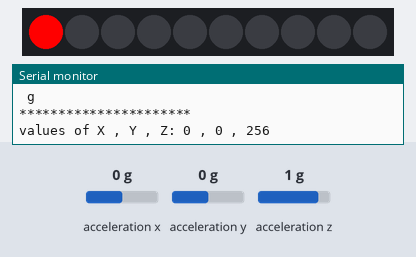
Bench run of a sketch on a simulated Arduino Uno, built with avr-gcc and run on an emulated ATmega328P. Shown: 10 RGB LEDs in strip order, left to right, the last lines printed to the serial monitor. Inputs (shaded band) come from the test bench; at power-on: acceleration z 1 g, acceleration x 0 g, acceleration y 0 g.

Above: at 1.2 s.
1.3 s: acceleration z set to 1.4 g
At 1.51 s:
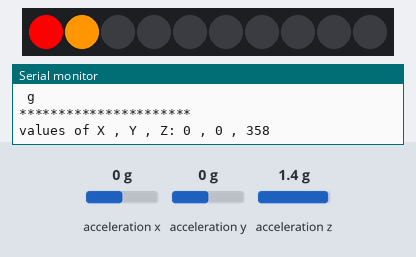
At 4.2 s:
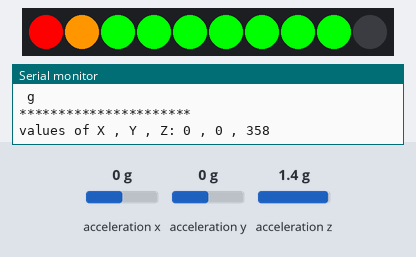
4.3 s: acceleration z set to 0.8 g
7.3 s: acceleration z set to 1.4 g
At 7.62 s:
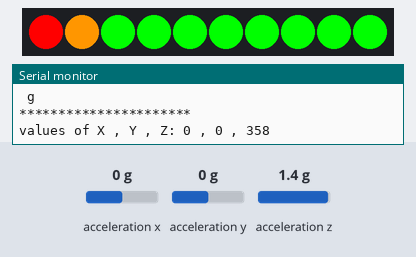
9.7 s: acceleration z set to -1.4 g
Timing chart, 0 to 12.2 s (numbered marks = the images above; inputs shaded):
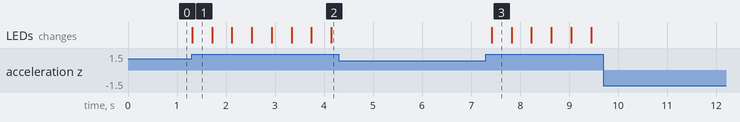

The sketch:

sketch_mar20b.ino
```cpp
#include <Wire.h>
#include <ADXL345.h>
#include <Grove_LED_Bar.h>

Grove_LED_Bar bar(9, 8, 0);
ADXL345 adxl;

int bits = 1;

void setup() {
  // put your setup code here, to run once:
  Serial.begin(9600);
  adxl.init();
  bar.begin();
  bar.setLevel(bits);
}

void loop() {
  // put your main code here, to run repeatedly:
  //Boring accelerometer stuff
    int x,y,z;
    adxl.readXYZ(&x, &y, &z); //read the accelerometer values and store them in variables  x,y,z
    // Output x,y,z values
    Serial.print("values of X , Y , Z: ");
    Serial.print(x);
    Serial.print(" , ");
    Serial.print(y);
    Serial.print(" , ");
    Serial.println(z);

    if(z > 300){
      bits++;
      if(bits == 11){
        bits = 0;
      }
      bar.setLevel(bits);
      delay(300);
    }
    Serial.println(bits);

    double xyz[3];
    double ax,ay,az;
    adxl.getAcceleration(xyz);
    ax = xyz[0];
    ay = xyz[1];
    az = xyz[2];
    Serial.print("X=");
    Serial.print(ax);
    Serial.println(" g");
    Serial.print("Y=");
    Serial.print(ay);
    Serial.println(" g");
    Serial.print("Z=");
    Serial.println(az);
    Serial.println(" g");
    Serial.println("**********************");
    delay(100);
}
```

Measured:
- after the input at 1.3 s, the LEDs: change at once (image 1)
- after the input at 7.3 s, the LEDs: change after 0.12 s (image 3)
- what the display in image 1 shows lasts 0.4 s, from 1.3 s to 1.7 s
